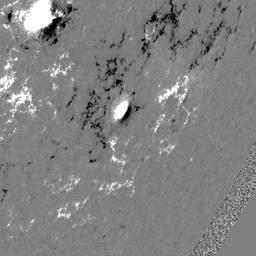
#> input picture backend/dataset/SDOBenchmark-data-example/training/11388/2012_01_07_02_27_01_0/2012-01-06T142701__magnetogram.jpg, 256 x 256 px; its folder holds only this picture in this run
$ jupyter execute --allow-errors Solar_Flare.ipynb   (shell and % lines are left out)
#> lines starting #> are read from the running program, lines starting #| are printed output that depends on the picture
[cell 1]
from google.colab import drive
drive.mount('/content/drive')

import zipfile
zip_path = '/content/drive/MyDrive/solarflare/SDOBenchmark.zip'
extract_path = '/content/sdo_data'

#> (the rest of this cell did not finish here and is left out)

[cell 2]
# shows top-level folders in MyDrive

# find anything with SDO or SDOBenchmark

IMPORTANT: The filenames follow this pattern:
(WE ARE CONSIDERING 3 CHANNELS FOR FROM THE GIVEN DATASET)
<timestamp>__171.jpg
<timestamp>__193.jpg
<timestamp>__211.jpg

So our loader must find images based on "__171.jpg", not "aia_171".

This is why your earlier loader wouldn’t match anything.

[cell 3]
from pathlib import Path

ROOT = Path("/content/solarflare_data/SDOBenchmark-data-example/training")

ar_folder = next(ROOT.iterdir())           # e.g., 11388
ts_folder = next(ar_folder.iterdir())      # e.g., 2012_01_01_19_06_00_0

print("Testing folder:", ts_folder)

[cell 4]
import os
import numpy as np
from PIL import Image

def load_multichannel(ts_folder, channels=("171","193","211"), size=(128,128)):
    files = os.listdir(ts_folder)
    imgs = []

    for ch in channels:
        cand = [f for f in files if f.endswith(f"_{ch}.jpg")]
        if not cand:
            print("Missing channel:", ch)
            return None

        img = Image.open(os.path.join(ts_folder, cand[0])).convert("L").resize(size)
        imgs.append(np.array(img, dtype=np.float32) / 255.0)

    return np.stack(imgs, axis=-1)

[cell 5]
from pathlib import Path

ts_folder = Path("/content/solarflare_data/SDOBenchmark-data-example/training")

# list ONE real AR
print(next(ts_folder.iterdir()))

# list ONE real timestamp folder
ar = next(ts_folder.iterdir())
print(next(ar.iterdir()))

[cell 6]
ts_folder = "/content/solarflare_data/SDOBenchmark-data-example/training/11838/2013_09_11_10_54_00_0"
#> (the rest of this cell did not finish here and is left out)

#> (a cell that did not finish here is left out)

[cell 8]
import os
from pathlib import Path
import cv2
ROOT=Path("/content/solarflare_data/SDOBenchmark-data-example")

# accepted image extensions
EXTS=[".jpg",".png",".jpeg"]

grayscale=0
color=0
fake_gray=0
corrupted=0

print("scanning dataset....\n")

for img_path in ROOT.rglob("*"):
  if img_path.suffix.lower() not in EXTS:
    continue

  img=cv2.imread(str(img_path),cv2.IMREAD_UNCHANGED)

  if img is None:
    print(f"[CORRUPTED] {img_path}")
    corrupted+=1
    continue

    # case 1:pure scale(H,W)
    if len(Img.shape)==2:
      grayscale+=1
      continue

    # case 2:color/BGRA(H,W,C)
    if len(img.shape)==3:
      h,w,c=img.shape

      # 3 channel image
      if c==3:
        # check if its visually grayscale:R=G=B everywhere
        b,g,r=cv2.split(img)
        if(b==g).all() and (g==r).all():
          fake_gray+=1

        else:
          color+=1

      elif c==4:
        color+=1

# SUMMARY
print("\n================ SUMMARY ================\n")
print(f"Pure grayscale images     : {grayscale}")
print(f"Fake grayscale (3-channel): {fake_gray}")
print(f"True color images         : {color}")
print(f"Corrupted images          : {corrupted}")
print("\n=========================================\n")

[cell 9]
from pathlib import Path
import cv2
from collections import Counter

# --- set this to your dataset root (Path object) ---
ROOT = Path("/content/solarflare_data/SDOBenchmark-data-example")

# acceptable image extensions (lowercase)
EXTS = {".jpg", ".jpeg", ".png", ".tif", ".tiff", ".bmp"}

# counters
cnt_gray = 0
cnt_fake_gray = 0
cnt_color = 0
cnt_4ch = 0
cnt_corrupted = 0
total_files = 0

# small lists to show examples
examples = {
    "gray": [],
    "fake_gray": [],
    "color": [],
    "4ch": [],
    "corrupted": []
}

print("Scanning:", ROOT)
#| Scanning: /content/solarflare_data/SDOBenchmark-data-example
print("Exists?", ROOT.exists(), "Is dir?", ROOT.is_dir())
#| Exists? True Is dir? True
print()

# Use "*.*" so we capture typical files; this will also list CSV/TXT so we filter by suffix.
all_files = list(ROOT.rglob("*.*"))
#> all_files = 4 items
print("Total files found with a dot in name:", len(all_files))
#| Total files found with a dot in name: 4

# If you want to include dotless names (rare), you could do ROOT.rglob("*") as fallback.

for p in all_files:
    sfx = p.suffix.lower()
#> sfx = '.jpg'
    if sfx not in EXTS:
        continue
    total_files += 1

    img = cv2.imread(str(p), cv2.IMREAD_UNCHANGED)
#> img is the input picture: shape (256, 256); min 0, max 255, mean 129.2
    if img is None:
        cnt_corrupted += 1
        if len(examples["corrupted"]) < 5:
            examples["corrupted"].append(str(p))
        continue

    # grayscale saved as single channel -> shape has length 2
    if img.ndim == 2:
        cnt_gray += 1
        if len(examples["gray"]) < 5:
            examples["gray"].append(str(p))
        continue

    # color-like arrays (H, W, C)
    if img.ndim == 3:
        h, w, c = img.shape
        if c == 1:
            # sometimes OpenCV returns (H,W,1) — treat as grayscale
            cnt_gray += 1
            if len(examples["gray"]) < 5:
                examples["gray"].append(str(p))
            continue
        elif c == 3:
            # check if visually grayscale: B == G == R everywhere
            b, g, r = cv2.split(img)
            if (b == g).all() and (g == r).all():
                cnt_fake_gray += 1
                if len(examples["fake_gray"]) < 5:
                    examples["fake_gray"].append(str(p))
            else:
                cnt_color += 1
                if len(examples["color"]) < 5:
                    examples["color"].append(str(p))
            continue
        elif c == 4:
            cnt_4ch += 1
            if len(examples["4ch"]) < 5:
                examples["4ch"].append(str(p))
            continue
        else:
            # unexpected channel count
            cnt_corrupted += 1
            if len(examples["corrupted"]) < 5:
                examples["corrupted"].append(str(p))
            continue

# Summary output
print("\n===== SUMMARY =====")
print("Total files scanned (matching EXTS):", total_files)
print("Pure grayscale (H,W):", cnt_gray)
print("Fake grayscale (3-channel where B==G==R):", cnt_fake_gray)
print("True color (3-channel, B!=G!=R):", cnt_color)
print("4-channel (e.g. BGRA):", cnt_4ch)
print("Unreadable / corrupted (cv2 returned None):", cnt_corrupted)
print("====================\n")

# Print a few example paths for each category
for k, v in examples.items():
    if v:
        print(f"Examples of {k} (up to 5):")
        for p in v:
            print("  ", p)
        print()
#> this loop made 5 passes
#> k on passes 1 to 5: 'gray', 'fake_gray', 'color', '4ch', 'corrupted'
#| Examples of gray (up to 5):
#|    backend/dataset/SDOBenchmark-data-example/training/11388/2012_01_07_02_27_01_0/2012-01-06T142701__magnetogram.jpg
#|    backend/dataset/SDOBenchmark-data-example/training/11389/2012_01_01_19_06_00_0/2012-01-01T140600__magnetogram.jpg
#|    backend/dataset/SDOBenchmark-data-example/training/11392/2012_01_06_00_09_01_0/2012-01-05T190901__335.jpg
#|    backend/dataset/SDOBenchmark-data-example/training/11392/2012_01_06_00_09_01_0/2012-01-05T235901__94.jpg

[cell 10]
# Resizing the images
from pathlib import Path
import cv2
from collections import Counter
#
ROOT=Path("/content/solarflare_data/SDOBenchmark-data-example")
# defining the input and output base to store the resized imgs
RESIZED_BASE=Path("/content/solarflare_resized")
RESIZED_BASE.mkdir(parents=True,exist_ok=True)

def map_resized_path(in_path):
  rel=in_path.relative_to(ROOT)
  out_path=RESIZED_BASE/rel
  out_path.parent.mkdir(parents=True,exist_ok=True)
  return out_path

EXTS = {".jpg", ".jpeg", ".png", ".tif", ".tiff", ".bmp"}
print("Scanning:", ROOT)
print("Exists?", ROOT.exists(), "Is dir?", ROOT.is_dir())
print()

print("Total files found with a dot in name:", len(all_files))
#| Total files found with a dot in name: 4
#> `cl1 = clahe.apply(resized)`:
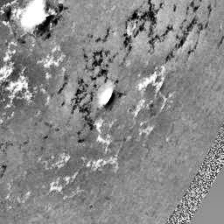
#> cl1: shape (224, 224); min 1, max 255, mean 136.9
total_files=0
# iterate through the files
#> (the rest of this cell did not finish here and is left out)

[cell 11]
from pathlib import Path
import cv2
import matplotlib.pyplot as plt

ROOT = Path("/content/solarflare_data/SDOBenchmark-data-example")
RESIZED_BASE = Path("/content/solarflare_resized_clahe")
RESIZED_BASE.mkdir(parents=True, exist_ok=True)

def map_resized_path(in_path):
    rel = in_path.relative_to(ROOT)
    out_path = RESIZED_BASE / rel
    out_path.parent.mkdir(parents=True, exist_ok=True)
    return out_path

EXTS = {".jpg", ".jpeg", ".png", ".tif", ".tiff", ".bmp"}

clahe = cv2.createCLAHE(clipLimit=2.0, tileGridSize=(8,8))
saved_paths = []

all_files = list(ROOT.rglob("*.*"))

#> (the rest of this cell did not finish here and is left out)

[cell 12]
import matplotlib.pyplot as plt
import cv2

# take first 6 saved CLAHE images
sample_paths = saved_paths[:6]

plt.figure(figsize=(12, 6))

for i, path in enumerate(sample_paths):
    img = cv2.imread(str(path), cv2.IMREAD_GRAYSCALE)

    plt.subplot(2, 3, i+1)
    plt.imshow(img, cmap='gray')
    plt.title(f"{path.name}")
    plt.axis("off")

plt.tight_layout()
plt.show()

[cell 13]
# checking if all the images have been resized properly
from pathlib import Path
import cv2
import random

RESIZED_BASE=Path("/content/solarflare_resized")
EXTS= {".jpg", ".jpeg", ".png", ".bmp", ".tif", ".tiff"}
all_resized=list(RESIZED_BASE.rglob("*.*"))

ok=0
bad_shape=0
corrupted=0

BAD_SHAPES=[]

for p in all_resized:
  if p.suffix.lower() not in EXTS:
    continue
  img=cv2.imread(str(p),cv2.IMREAD_GRAYSCALE)

  if img is None:
    corrupted+=1
    continue

  if img.shape!=(224,224):
    bad_shape+=1
    BAD_SHAPES.append((p,img.shape))
  else:
    ok+=1

print("=== RESIZE VERIFICATION ===")
print("Total images scanned:", len(all_resized))
print("Correct shape (224x224):", ok)
print("Incorrect shapes:", bad_shape)
print("Corrupted images:", corrupted)

if bad_shape > 0:
    print("\nSome bad shapes:")
    for item in BAD_SHAPES[:10]:
        print(item)

[cell 14]
# plotting random resied images

import matplotlib.pyplot as plt
import cv2

# take first 6 saved CLAHE images
sample_paths = saved_paths[:6]

plt.figure(figsize=(12, 6))

for i, path in enumerate(sample_paths):
    img = cv2.imread(str(path), cv2.IMREAD_GRAYSCALE)

    plt.subplot(2, 3, i+1)
    plt.imshow(img, cmap='gray')
    plt.title(f"{path.name}")
    plt.axis("off")

plt.tight_layout()
plt.show()

[cell 15]
# Applying z-score(gives more stable CNN behaviour) and min-max normalization(preserves intensirt differences)
# Most solar ML pipelines use Z-score after CLAHE.

from pathlib import Path
import cv2
import numpy as np

NORM_INPUT = Path("/content/solarflare_resized_clahe")
NORM_OUTPUT_MINMAX = Path("/content/solarflare_normalized_minmax")
NORM_OUTPUT_ZSCORE = Path("/content/solarflare_normalized_zscore")

# output paths for both types of normalization

NORM_OUTPUT_MINMAX.mkdir(parents=True, exist_ok=True)
NORM_OUTPUT_ZSCORE.mkdir(parents=True, exist_ok=True)


EXTS = {".jpg", ".jpeg", ".png", ".bmp", ".tif", ".tiff"}

# [6 lines left out: function map_norm_path, not called in this run]

all_files = list(NORM_INPUT.rglob("*.*"))

count = 0

for p in all_files:
  if p.suffix.lower() not in EXTS:
    continue

  img=cv2.imread(str(p),cv2.IMREAD_GRAYSCALE)
  if img is None:
    continue
  img=img.astype(np.float32)

  # min-max:
  mn,mx=img.min(),img.max()
  if mx-mn>0:
    minmax_norm=(img-mn)/(mx-mn)
  else:
    minmax_norm=np.zeros_like(img)

  # save the min-max normalized

  out_path_min = map_norm_path(p, NORM_OUTPUT_MINMAX)
  np.save(out_path_min, minmax_norm)

  # z-score:
  mean,std=img.mean(),img.std()

  z_norm=(img-mean)/(std+1e-6)

  # Save z-score normalized
  out_path_z = map_norm_path(p, NORM_OUTPUT_ZSCORE)
  np.save(out_path_z, z_norm)

  count += 1

print("Normalization complete for", count, "images.")
print("Min-max saved to:", NORM_OUTPUT_MINMAX)
print("Z-score saved to:", NORM_OUTPUT_ZSCORE)

[cell 16]
import os
import numpy as np
import pandas as pd
from pathlib import Path
from tqdm.auto import tqdm

# ===== Paths =====
ROOT = Path("/content/solarflare_data/SDOBenchmark-data-example")
PIXELS_BASE = Path("/content/solarflare_normalized_minmax")

META_CSV = ROOT / "training" / "meta_data.csv"
IMG_SIZE = (224, 224)
CHANNELS = ["171", "193", "211"]
PEAK_FLUX_THRESHOLD = 1e-6

# ===== Helper: stack normalized channels =====
# [33 lines left out: function stack_from_folder, not called in this run]

# ===== Find all reference 171 files =====
files_171 = list(ROOT.rglob("*__171.jpg"))
#> (the rest of this cell did not finish here and is left out)

[cell 17]
from pathlib import Path

ROOT = Path("/content/solarflare_data/SDOBenchmark-data-example")

samples = []

for p in ROOT.rglob("*.jpg"):
    samples.append(p.name)
    if len(samples) >= 20:
        break

samples

[cell 18]
# applying transfer learning for binary classficcaion to see whehter the falames in the dataset is apt for GMD or not
import torchvision
weights=torchvision.models.EfficientNet_B0_Weights.DEFAULT
weights

[cell 19]
# Setup device agnostic code
import torch
#> (the rest of this cell did not finish here and is left out)

#> (a cell that did not finish here is left out)

#> (a cell that did not finish here is left out)

[cell 22]
# set the manual seeds
torch.manual_seed(42)
#> (this line was passed over: torch is not available in this run)
torch.cuda.manual_seed(42)
#> (this line was passed over: torch is not available in this run)
